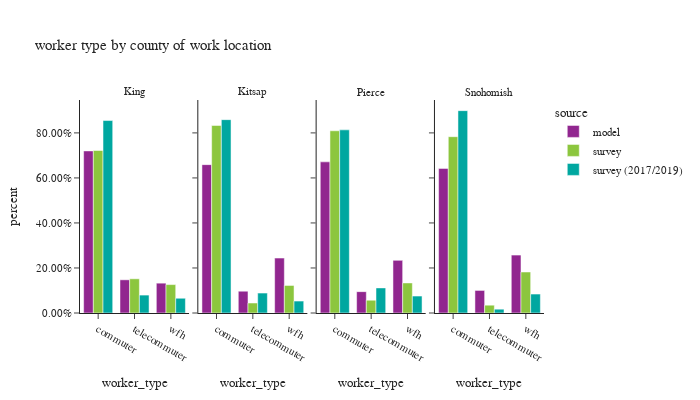

Source (notebook cell):
### Code cell
df_worker_count = workers.groupby(['source','CountyName_work','worker_type'])['pdexpfac']. \
    sum().reset_index()
df_worker_count['percent'] = df_worker_count.groupby(['source','CountyName_work'], group_keys=False)['pdexpfac']. \
    apply(lambda x: x / float(x.sum()))

df_worker_count_ct = workers.groupby(['source','CountyName_work','worker_type'])['pdexpfac'].count().reset_index(). \
    rename(columns={'pdexpfac':'sample count'})
df_worker_count = df_worker_count.merge(df_worker_count_ct, on=['source','CountyName_work','worker_type']). \
    rename(columns={'pdexpfac':'total count'})

fig = px.bar(df_worker_count.sort_values(by=['source','CountyName_work']), x='worker_type', y="percent",
             facet_col="CountyName_work", color="source",
             barmode="group",hover_data=['sample count','total count'],
             title="worker type by county of work location")
fig.for_each_annotation(lambda a: a.update(text = a.text.split("=")[-1]))
fig.update_layout(height=400, width=700, font=dict(size=11))
fig.for_each_yaxis(lambda a: a.update(tickformat = ".2%"))
fig.update_xaxes(categoryorder='array', categoryarray= ['commuter','telecommuter','wfh'])
fig.show()

### Figure 1 — Plotly figure (JSON) as saved in the notebook; plotly's stock layout.template omitted (floating-point values rounded to 4 significant figures)
{"data": [{"alignmentgroup": "True", "customdata": [[1029459, 1029459], [210789, 210789], [189517, 189517]], "hovertemplate": "source=model<br>CountyName_work=King<br>worker_type=%{x}<br>percent=%{y}<br>sample count=%{customdata[0]}<br>total count=%{customdata[1]}<extra></extra>", "legendgroup": "model", "marker": {"color": "#91268F", "pattern": {"shape": ""}}, "name": "model", "offsetgroup": "model", "orientation": "v", "showlegend": true, "textposition": "auto", "type": "bar", "x": ["commuter", "telecommuter", "wfh"], "xaxis": "x", "y": [0.72, 0.1474, 0.1326], "yaxis": "y"}, {"alignmentgroup": "True", "customdata": [[79378, 79378], [11677, 11677], [29385, 29385]], "hovertemplate": "source=model<br>CountyName_work=Kitsap<br>worker_type=%{x}<br>percent=%{y}<br>sample count=%{customdata[0]}<br>total count=%{customdata[1]}<extra></extra>", "legendgroup": "model", "marker": {"color": "#91268F", "pattern": {"shape": ""}}, "name": "model", "offsetgroup": "model", "orientation": "v", "showlegend": false, "textposition": "auto", "type": "bar", "x": ["commuter", "telecommuter", "wfh"], "xaxis": "x2", "y": [0.6591, 0.09695, 0.244], "yaxis": "y2"}, {"alignmentgroup": "True", "customdata": [[232537, 232537], [32884, 32884], [80977, 80977]], "hovertemplate": "source=model<br>CountyName_work=Pierce<br>worker_type=%{x}<br>percent=%{y}<br>sample count=%{customdata[0]}<br>total count=%{customdata[1]}<extra></extra>", "legendgroup": "model", "marker": {"color": "#91268F", "pattern": {"shape": ""}}, "name": "model", "offsetgroup": "model", "orientation": "v", "showlegend": false, "textposition": "auto", "type": "bar", "x": ["commuter", "telecommuter", "wfh"], "xaxis": "x3", "y": [0.6713, 0.09493, 0.2338], "yaxis": "y3"}, {"alignmentgroup": "True", "customdata": [[203958, 203958], [31828, 31828], [81717, 81717]], "hovertemplate": "source=model<br>CountyName_work=Snohomish<br>worker_type=%{x}<br>percent=%{y}<br>sample count=%{customdata[0]}<br>total count=%{customdata[1]}<extra></extra>", "legendgroup": "model", "marker": {"color": "#91268F", "pattern": {"shape": ""}}, "name": "model", "offsetgroup": "model", "orientation": "v", "showlegend": false, "textposition": "auto", "type": "bar", "x": ["commuter", "telecommuter", "wfh"], "xaxis": "x4", "y": [0.6424, 0.1002, 0.2574], "yaxis": "y4"}, {"alignmentgroup": "True", "customdata": [[1465, 859900.0], [636, 181000.0], [567, 150400.0]], "hovertemplate": "source=survey<br>CountyName_work=King<br>worker_type=%{x}<br>percent=%{y}<br>sample count=%{customdata[0]}<br>total count=%{customdata[1]}<extra></extra>", "legendgroup": "survey", "marker": {"color": "#8CC63E", "pattern": {"shape": ""}}, "name": "survey", "offsetgroup": "survey", "orientation": "v", "showlegend": true, "textposition": "auto", "type": "bar", "x": ["commuter", "telecommuter", "wfh"], "xaxis": "x", "y": [0.7218, 0.1519, 0.1262], "yaxis": "y"}, {"alignmentgroup": "True", "customdata": [[96, 85280.0], [13, 4550.0], [43, 12550.0]], "hovertemplate": "source=survey<br>CountyName_work=Kitsap<br>worker_type=%{x}<br>percent=%{y}<br>sample count=%{customdata[0]}<br>total count=%{customdata[1]}<extra></extra>", "legendgroup": "survey", "marker": {"color": "#8CC63E", "pattern": {"shape": ""}}, "name": "survey", "offsetgroup": "survey", "orientation": "v", "showlegend": false, "textposition": "auto", "type": "bar", "x": ["commuter", "telecommuter", "wfh"], "xaxis": "x2", "y": [0.833, 0.04444, 0.1226], "yaxis": "y2"}, {"alignmentgroup": "True", "customdata": [[182, 237000.0], [31, 16670.0], [55, 39120.0]], "hovertemplate": "source=survey<br>CountyName_work=Pierce<br>worker_type=%{x}<br>percent=%{y}<br>sample count=%{customdata[0]}<br>total count=%{customdata[1]}<extra></extra>", "legendgroup": "survey", "marker": {"color": "#8CC63E", "pattern": {"shape": ""}}, "name": "survey", "offsetgroup": "survey", "orientation": "v", "showlegend": false, "textposition": "auto", "type": "bar", "x": ["commuter", "telecommuter", "wfh"], "xaxis": "x3", "y": [0.8095, 0.05695, 0.1336], "yaxis": "y3"}, {"alignmentgroup": "True", "customdata": [[203, 213900.0], [35, 9478.0], [85, 49730.0]], "hovertemplate": "source=survey<br>CountyName_work=Snohomish<br>worker_type=%{x}<br>percent=%{y}<br>sample count=%{customdata[0]}<br>total count=%{customdata[1]}<extra></extra>", "legendgroup": "survey", "marker": {"color": "#8CC63E", "pattern": {"shape": ""}}, "name": "survey", "offsetgroup": "survey", "orientation": "v", "showlegend": false, "textposition": "auto", "type": "bar", "x": ["commuter", "telecommuter", "wfh"], "xaxis": "x4", "y": [0.7832, 0.03471, 0.1821], "yaxis": "y4"}, {"alignmentgroup": "True", "customdata": [[4434, 737400.0], [279, 68650.0], [471, 56510.0]], "hovertemplate": "source=survey (2017/2019)<br>CountyName_work=King<br>worker_type=%{x}<br>percent=%{y}<br>sample count=%{customdata[0]}<br>total count=%{customdata[1]}<extra></extra>", "legendgroup": "survey (2017/2019)", "marker": {"color": "#00A7A0", "pattern": {"shape": ""}}, "name": "survey (2017/2019)", "offsetgroup": "survey (2017/2019)", "orientation": "v", "showlegend": true, "textposition": "auto", "type": "bar", "x": ["commuter", "telecommuter", "wfh"], "xaxis": "x", "y": [0.8549, 0.07959, 0.06551], "yaxis": "y"}, {"alignmentgroup": "True", "customdata": [[108, 54030.0], [11, 5561.0], [25, 3319.0]], "hovertemplate": "source=survey (2017/2019)<br>CountyName_work=Kitsap<br>worker_type=%{x}<br>percent=%{y}<br>sample count=%{customdata[0]}<br>total count=%{customdata[1]}<extra></extra>", "legendgroup": "survey (2017/2019)", "marker": {"color": "#00A7A0", "pattern": {"shape": ""}}, "name": "survey (2017/2019)", "offsetgroup": "survey (2017/2019)", "orientation": "v", "showlegend": false, "textposition": "auto", "type": "bar", "x": ["commuter", "telecommuter", "wfh"], "xaxis": "x2", "y": [0.8588, 0.0884, 0.05276], "yaxis": "y2"}, {"alignmentgroup": "True", "customdata": [[310, 182600.0], [33, 25030.0], [43, 16850.0]], "hovertemplate": "source=survey (2017/2019)<br>CountyName_work=Pierce<br>worker_type=%{x}<br>percent=%{y}<br>sample count=%{customdata[0]}<br>total count=%{customdata[1]}<extra></extra>", "legendgroup": "survey (2017/2019)", "marker": {"color": "#00A7A0", "pattern": {"shape": ""}}, "name": "survey (2017/2019)", "offsetgroup": "survey (2017/2019)", "orientation": "v", "showlegend": false, "textposition": "auto", "type": "bar", "x": ["commuter", "telecommuter", "wfh"], "xaxis": "x3", "y": [0.8134, 0.1115, 0.07506], "yaxis": "y3"}, {"alignmentgroup": "True", "customdata": [[330, 164900.0], [15, 3108.0], [29, 15460.0]], "hovertemplate": "source=survey (2017/2019)<br>CountyName_work=Snohomish<br>worker_type=%{x}<br>percent=%{y}<br>sample count=%{customdata[0]}<br>total count=%{customdata[1]}<extra></extra>", "legendgroup": "survey (2017/2019)", "marker": {"color": "#00A7A0", "pattern": {"shape": ""}}, "name": "survey (2017/2019)", "offsetgroup": "survey (2017/2019)", "orientation": "v", "showlegend": false, "textposition": "auto", "type": "bar", "x": ["commuter", "telecommuter", "wfh"], "xaxis": "x4", "y": [0.8988, 0.01694, 0.08422], "yaxis": "y4"}], "layout": {"annotations": [{"font": {}, "showarrow": false, "text": "King", "x": 0.1175, "xanchor": "center", "xref": "paper", "y": 1, "yanchor": "bottom", "yref": "paper"}, {"font": {}, "showarrow": false, "text": "Kitsap", "x": 0.3725, "xanchor": "center", "xref": "paper", "y": 1, "yanchor": "bottom", "yref": "paper"}, {"font": {}, "showarrow": false, "text": "Pierce", "x": 0.6275, "xanchor": "center", "xref": "paper", "y": 1, "yanchor": "bottom", "yref": "paper"}, {"font": {}, "showarrow": false, "text": "Snohomish", "x": 0.8825, "xanchor": "center", "xref": "paper", "y": 1, "yanchor": "bottom", "yref": "paper"}], "barmode": "group", "font": {"size": 11}, "height": 400, "legend": {"title": {"text": "source"}, "tracegroupgap": 0}, "title": {"text": "worker type by county of work location"}, "width": 700, "xaxis": {"anchor": "y", "categoryarray": ["commuter", "telecommuter", "wfh"], "categoryorder": "array", "domain": [0, 0.235], "title": {"text": "worker_type"}}, "xaxis2": {"anchor": "y2", "categoryarray": ["commuter", "telecommuter", "wfh"], "categoryorder": "array", "domain": [0.255, 0.49], "matches": "x", "title": {"text": "worker_type"}}, "xaxis3": {"anchor": "y3", "categoryarray": ["commuter", "telecommuter", "wfh"], "categoryorder": "array", "domain": [0.51, 0.745], "matches": "x", "title": {"text": "worker_type"}}, "xaxis4": {"anchor": "y4", "categoryarray": ["commuter", "telecommuter", "wfh"], "categoryorder": "array", "domain": [0.765, 1.0], "matches": "x", "title": {"text": "worker_type"}}, "yaxis": {"anchor": "x", "domain": [0, 1], "tickformat": ".2%", "title": {"text": "percent"}}, "yaxis2": {"anchor": "x2", "domain": [0, 1], "matches": "y", "showticklabels": false, "tickformat": ".2%"}, "yaxis3": {"anchor": "x3", "domain": [0, 1], "matches": "y", "showticklabels": false, "tickformat": ".2%"}, "yaxis4": {"anchor": "x4", "domain": [0, 1], "matches": "y", "showticklabels": false, "tickformat": ".2%"}}}
